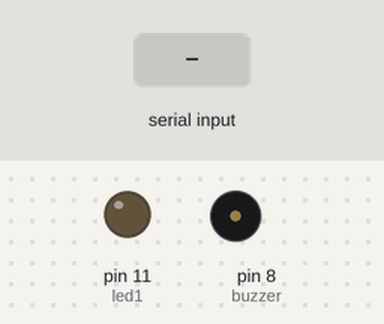
Bench run of a sketch on a simulated Arduino Mega 2560, built with avr-gcc and run on an emulated ATmega2560. Shown: output pins drawn as LEDs (lit = HIGH), buzzer (waves = sounding). Inputs (shaded band) come from the test bench.

Above: at 1.2 s.
1.3 s: "1" received over the second serial link
At 2.4 s:
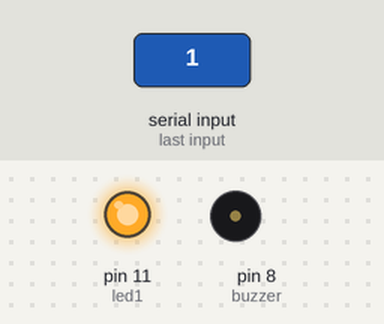
4.3 s: "0" received over the second serial link
At 4.4 s:
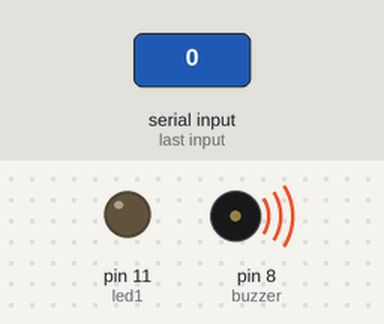
Timing chart, 0 to 7.3 s (numbered marks = the images above; inputs shaded):
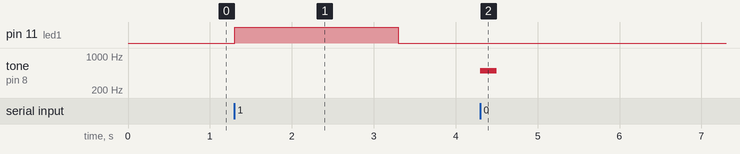

The sketch:

part2_b.ino
```cpp
/*
  Bluetooth communication

  By putting Serial this will print the messages in the serial monitor
  By putting Serial1 this will print the messages in putty window

  Was unsure what you wanted for task 14 of the lab but I understand how to display the message in
  the arduino program and external program like putty.
 */
int led1 = 11;                          // Use digital pin 11 for the led
char inVal;
int buzzer = 8;// Use this to read a character from the serial port

/****************************************************************************************************************************/

void setup()
{
   pinMode (buzzer, OUTPUT);
  pinMode(led1, OUTPUT);                // Initialise digital pin for the LED
  Serial.begin(115200);// Set the Baudrate to 115200 on putty as well (note which serial port)
  Serial1.begin(115200);
}

/***************************************************************************************************************************/

void loop()
{
  if (Serial1.available()>0)            // Will only read the serial when something is entered (have to enter the x twice to stop)
    {
    inVal=Serial1.read();               // Reads data from the serial port

    if(inVal == '1')                    // If you enter 1 the  first LED will turn on then off
    {
      digitalWrite(led1, HIGH);         // Turns the LED 1 on
      Serial1.println("You entered 1"); // Prints out this message
      delay(2000);                      // Wait for 2 seconds
      digitalWrite(led1, LOW);          // Turns the LED 1 off

    }

   else                                 // If there is no input from the serial line, turn the LED's off and displays a message
  {
      tone (buzzer, 500,200);
        Serial1.print("buzzer will sound\n");

      digitalWrite(led1, LOW);
      Serial1.println("Waiting for command.......\n");
      delay(2000);

  }
}
}
/*********************************************************************************************************************************/
```

Measured:
- after the input at 1.3 s, pin 11 (led1): LOW → HIGH at once, → LOW 2.0 s later
- after the input at 4.3 s, tone on pin 8 (buzzer): silent → 500 Hz at once, → silent 0.20 s later
